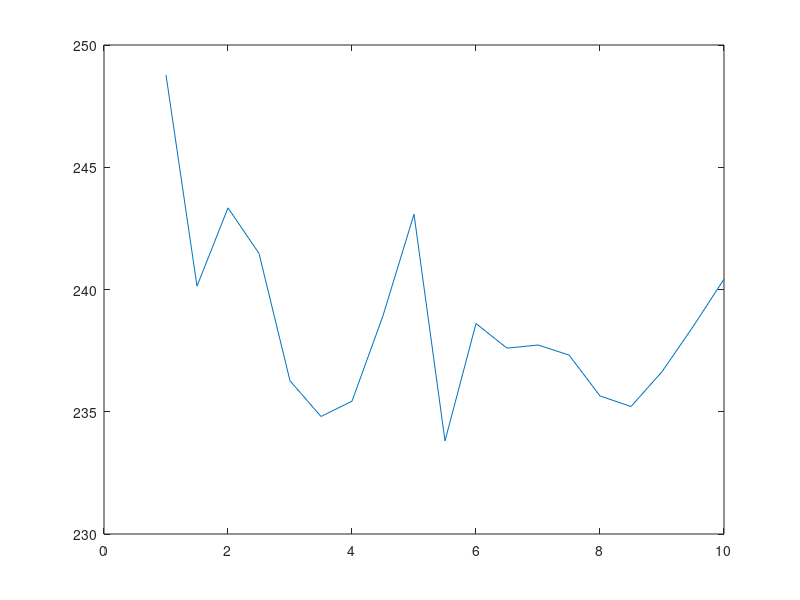
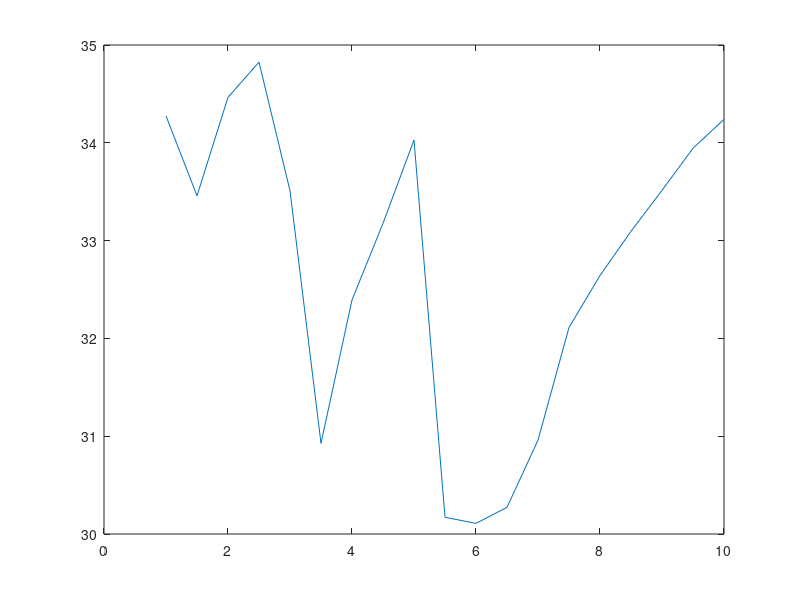

Recreate these plots in MATLAB, in order.
clear all; close all;

load('DataHW3.mat')

% Remove outliers

ind = P < 60;
P = P(ind);
T = T(ind);
E = E(ind);
N = N(ind);

%% Problem 1
% (3 points)
% (a)

meanT = mean(T);
disp(['mean of T: ', num2str(meanT)])
meanP = mean(P);
disp(['mean of P: ', num2str(meanP)])

stdT = std(T);
disp(['std of T: ', num2str(stdT)])
stdP = std(P);
disp(['std of P: ', num2str(stdP)])

%%
% (b)

step = 2;
bounds = 0:step:10;
nw = floor(10/step);
Tw = nan(nw);
Pw = nan(nw);


for i=1:nw
    for j=1:nw
        ind = E>bounds(j) & E <= bounds(j+1) & ...
              N>bounds(i) & N <= bounds(i+1);
        Tw(i, j) = mean(T(ind));
        Pw(i, j) = mean(P(ind));
    end
end

meanT_glob = mean2(Tw);
meanP_glob = mean2(Pw);

disp(['Global mean of T (2x2): ', num2str(meanT_glob)])
disp(['Global mean of P (2x2): ', num2str(meanP_glob)])

%%
% (c)

Wsize = .5:.5:10;
n = length(Wsize);
meanT = zeros(n, 1);
meanP = zeros(n, 1);


for k=1:n
    step = Wsize(k);
    bounds = 0:step:10;
    nw = floor(10/step);
    Tw = nan(nw);
    Pw = nan(nw);


    for i=1:nw
        for j=1:nw
            ind = E>bounds(j) & E <= bounds(j+1) & ...
                  N>bounds(i) & N <= bounds(i+1);
            Tw(i, j) = mean(T(ind));
            Pw(i, j) = mean(P(ind));
        end
    end
    
    meanT(k) = mean2(Tw);
    meanP(k) = mean2(Pw);
end

figure
plot(Wsize, meanT)

figure
plot(Wsize, meanP)

%% Problem 2
% (4 points)
% (a)
E1 = 1; N1 = 6;
E2 = 6; N2 = 4;

%%
% polygonal method
n = length(N);
dist1 = Inf; dist2 = Inf;
P1 = NaN; P2 = NaN; T1 = NaN; T2 = NaN; 
for i=1:n
    dN1 = N1 - N(i);
    dE1 = E1 - E(i);
    dist1_tmp = sqrt(dN1^2 + dE1^2);
    if (dist1_tmp < dist1)
        dist1 = dist1_tmp;
        P1 = P(i); T1 = T(i);
    end
    
    dN2 = N2 - N(i);
    dE2 = E2 - E(i);
    dist2_tmp = sqrt(dN2^2 + dE2^2);
    if (dist2_tmp < dist2)
        dist2 = dist2_tmp;
        P2 = P(i); T2 = T(i);
    end
end

disp(['P(x1, y1) = ' , num2str(P1)])
disp(['P(x2, y2) = ' , num2str(P2)])

disp(['T(x1, y1) = ' , num2str(T1)])
disp(['T(x2, y2) = ' , num2str(T2)])

%%
% triangular method


%%
% (b)
